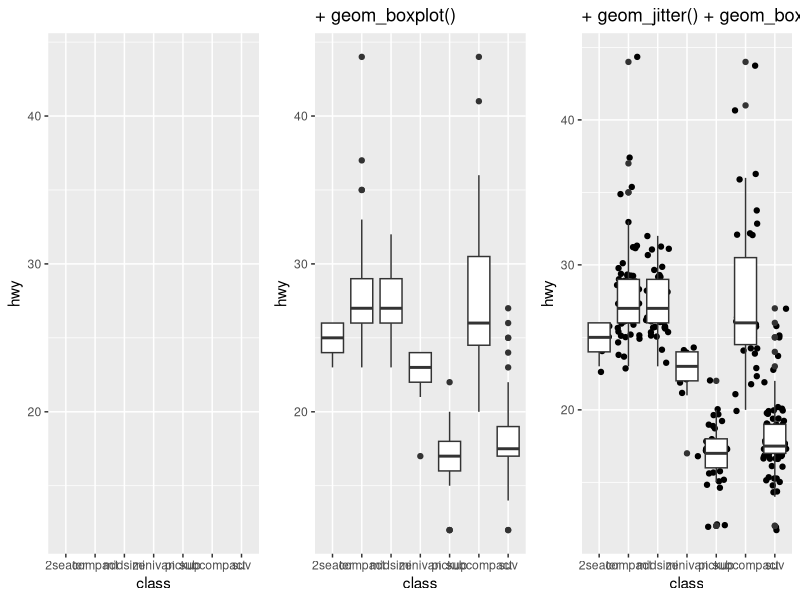

R code for this plot: (Note: this script raises an error after producing the figure.)
## ----setup, include = F---------------------------------------------------------------------------------------------------------------------------------------------------------
library(tidyverse)
library(ggplot2)
library(dplyr)
library(tidyr)
library(gridExtra)


## ----plots-4, fig.align='bottom', fig.height=5, fig.width=15, echo = F----------------------------------------------------------------------------------------------------------
p1 <- ggplot(data = mpg, aes(x = class, y = hwy)) +
  labs(title = "")
p2 <- ggplot(data = mpg, aes(x = class, y = hwy)) +
  geom_boxplot() +
  labs(title = "+ geom_boxplot()")
p3 <- ggplot(data = mpg, aes(x = class, y = hwy)) +
  geom_jitter() +
  geom_boxplot() +
  labs(title = "+ geom_jitter() + geom_boxplot()")
grid.arrange(p1, p2, p3, ncol = 3, nrow = 1)


## ---- eval = FALSE, purl = TRUE-------------------------------------------------------------------------------------------------------------------------------------------------
## ggplot(data = mpg, aes(x = class, y = hwy)) + labs(title = "")
## ggplot(data = mpg, aes(x = class, y = hwy)) + geom_boxplot() + labs(title = "+ geom_boxplot()")
## ggplot(data = mpg, aes(x = class, y = hwy)) + geom_jitter() + geom_boxplot() + labs(title = "+ geom_jitter() + geom_boxplot()")
##


## ---- fig.align='top', fig.height=4, fig.width=10, echo = F---------------------------------------------------------------------------------------------------------------------
p1 <- ggplot(data = mpg, aes(x = cty, y = hwy, colour = class)) +
  geom_text(aes(label = class)) +
  scale_color_locuszoom() +
  labs(x = "city mpg", y = "highway mpg", title = "Geom Text")
p2 <- ggplot(data = mpg, aes(x = cty, y = hwy, colour = class)) +
  geom_point() +
  scale_color_locuszoom() +
  labs(x = "city mpg", y = "highway mpg", title = "Geom Point")
grid.arrange(p2, p1, ncol = 2, nrow = 1)


## ---- eval = FALSE, purl = TRUE-------------------------------------------------------------------------------------------------------------------------------------------------
## ggplot(data = mpg, aes(x = cty, y = hwy, colour = class)) + geom_text(aes(label = class)) + labs(x = "city mpg", y = "highway mpg", title = "Geom Text")
##
## ggplot(data = mpg, aes(x = cty, y = hwy, colour = class)) + geom_point() + labs(x = "city mpg", y = "highway mpg", title = "Geom Point")


## ---- fig.align='bottom', fig.height=5, fig.width=15----------------------------------------------------------------------------------------------------------------------------
p1 <- ggplot(data = mpg, aes(x = class, y = hwy, colour = class)) +
  geom_jitter(width = 0.1) +
  scale_fill_locuszoom() +
  scale_color_locuszoom()
p2 <- ggplot(data = mpg, aes(x = class, y = hwy, colour = class)) +
  geom_violin(aes(fill = class), alpha = 0.4) +
  scale_fill_locuszoom() +
  scale_color_locuszoom()
p3 <- ggplot(data = mpg, aes(x = class, y = hwy, colour = class)) +
  geom_jitter(width = 0.1) +
  geom_violin(aes(fill = class), alpha = 0.4) +
  scale_fill_locuszoom() +
  scale_color_locuszoom()
grid.arrange(p1, p2, p3, ncol = 3, nrow = 1)


## ---- eval = FALSE, purl = TRUE-------------------------------------------------------------------------------------------------------------------------------------------------
## ggplot(data = mpg, aes(x = class, y = hwy, colour = class)) + geom_jitter(width = 0.1)
##
## ggplot(data = mpg, aes(x = class, y = hwy, colour = class)) + geom_violin(aes(fill = class), alpha = 0.4)
##
## ggplot(data = mpg, aes(x = class, y = hwy, colour = class)) + geom_jitter(width = 0.1) + geom_violin(aes(fill = class), alpha = 0.4)
##
##


## ----echo=TRUE, fig.height=4, fig.width=8, purl=TRUE----------------------------------------------------------------------------------------------------------------------------
ggplot(data = mpg, aes(x = class, y = hwy)) +
  geom_jitter() +
  geom_boxplot()


## ----echo = T, fig.height = 4, fig.width = 8, purl = T--------------------------------------------------------------------------------------------------------------------------
ggplot(data = mpg, aes(x = cty, y = hwy)) +
  geom_point()


## ---- fig.width=10, fig.height=4, echo = TRUE, eval=FALSE-----------------------------------------------------------------------------------------------------------------------
## ggplot(data = mpg,
##        aes(x = cty, y = hwy, colour = class)) +
##   geom_point()
##
## ggplot(data = mpg,
##        aes(x = cty, y = hwy, colour = class)) +
##   geom_point() +
##   facet_grid(.~class)


## ---- fig.width=10, fig.height=4, fig.align = "center", echo=FALSE--------------------------------------------------------------------------------------------------------------
a <- ggplot(data = mpg, aes(x = cty, y = hwy, colour = class)) +
  geom_point() +
  scale_color_locuszoom()

b <- ggplot(data = mpg, aes(x = cty, y = hwy, colour = class)) +
  geom_point() +
  theme(legend.position = "none") +
  facet_grid(. ~ class) +
  scale_color_locuszoom()

grid.arrange(a, b, nrow = 1)


## ----echo = T, fig.height = 4, fig.width = 8, purl = T--------------------------------------------------------------------------------------------------------------------------
ggplot(data = mpg, aes(x = cty, y = hwy)) +
  geom_point()


## ---- fig.width=10, fig.height=4, fig.align = "center"--------------------------------------------------------------------------------------------------------------------------
s <- ggplot(mpg, aes(fl, fill = drv)) +
  ggtitle("") +
  scale_fill_locuszoom()
s1 <- s + geom_bar(position = "dodge") + ggtitle("Dodge")
s2 <- s + geom_bar(position = "fill") + ggtitle("Fill") + scale_fill_locuszoom()
s3 <- s + geom_bar(position = "stack") + ggtitle("Stack")

grid.arrange(s1, s2, s3, nrow = 1)



## ---- fig.width=10, fig.height=4, fig.align = "center"--------------------------------------------------------------------------------------------------------------------------
p2 <- ggplot(mpg, aes(cyl, hwy, color = factor(cyl))) +
  geom_point() +
  ggtitle("geom_point()")
p3 <- ggplot(mpg, aes(cyl, hwy, color = factor(cyl))) +
  geom_point(position = "jitter") +
  ggtitle('geom_point(position = "jitter")')
p4 <- ggplot(mpg, aes(cyl, hwy, color = factor(cyl))) +
  geom_jitter() +
  ggtitle("geom_jitter()")
grid.arrange(p2, p3, p4, nrow = 1)


## ---- fig.width=10, fig.height=5, fig.align = "center"--------------------------------------------------------------------------------------------------------------------------
r <- ggplot(mpg, aes(fl)) +
  geom_bar()
r1 <- r + coord_cartesian(xlim = c(0, 5)) + ggtitle("coord_cartesian")
r2 <- r + coord_fixed(ratio = 1 / 10) + ggtitle("coord_fixed")
r3 <- r + coord_flip() + ggtitle("coord_flip")
r4 <- r + coord_polar(theta = "x", direction = 1) + ggtitle("coord_polar")
r5 <- r + coord_trans(y = "sqrt") + ggtitle("coord_trans")
world <- map_data("world")

library(maps)
worldmap <- ggplot(world, aes(x = long, y = lat, group = group)) +
  geom_path() +
  scale_y_continuous(breaks = (-2:2) * 30) +
  scale_x_continuous(breaks = (-4:4) * 45)

r7 <- worldmap + coord_map("ortho") + ggtitle("coord_map")
r8 <- worldmap + coord_map("ortho", orientation = c(-90, 0, 0)) + ggtitle("coord_map")

grid.arrange(r1, r2, r3, r5, r4, r7, r8, nrow = 2)
